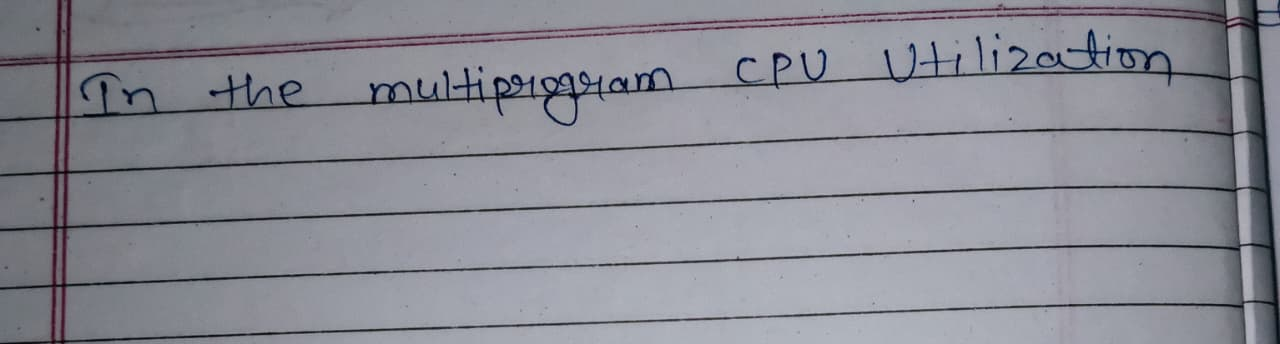
#> input picture line.jpg, 1280 x 344 px
$ python newline.py
#> lines starting #> are read from the running program, lines starting #| are printed output that depends on the picture; after the words box and inside, x2 and y2 are one past the last pixel; in counts of white or black regions, pixels touching at a corner belong together
import cv2
import numpy as np
import matplotlib.pyplot as plt

IMAGE_PATH = "line.jpg"

# ================= STEP 0: LOAD IMAGE =================
img = cv2.imread(IMAGE_PATH)
#> img is the input picture: shape (344, 1280, 3); mean B, G, R 148.7, 139.8, 138.8
if img is None:
    raise FileNotFoundError("Image not loaded")

img_rgb = cv2.cvtColor(img, cv2.COLOR_BGR2RGB)

# ================= STEP 1: DESKEW (ROBUST) =================
gray = cv2.cvtColor(img, cv2.COLOR_BGR2GRAY)

# Inverted binary (text = white)
_, bw = cv2.threshold(
    gray, 0, 255,
    cv2.THRESH_BINARY_INV + cv2.THRESH_OTSU
)
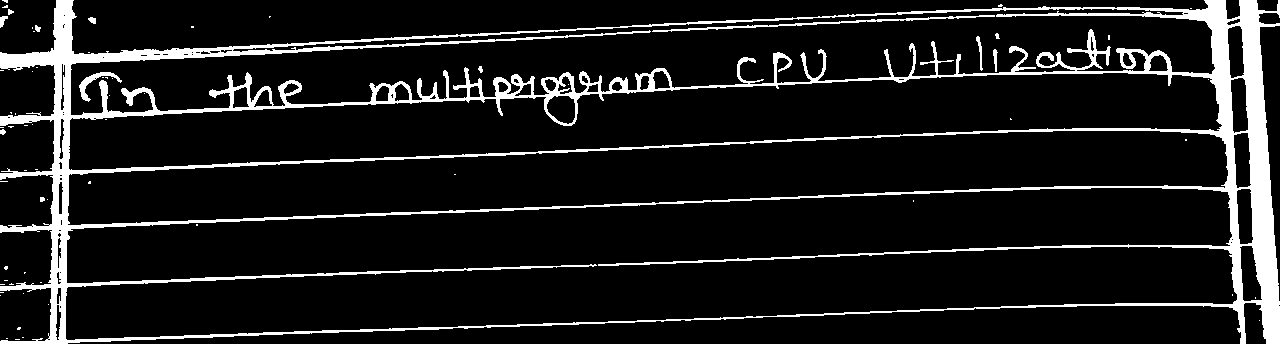
#> bw: shape (344, 1280); 10.8% white; 67 white regions (54 under 20 px), largest, box (x1, y1, x2, y2) and area: (0, 0, 1280, 344) 46114, (652, 15, 995, 32) 719, (79, 72, 122, 102) 300

# Morphology to strengthen text (accuracy boost)
kernel = cv2.getStructuringElement(cv2.MORPH_RECT, (3, 3))
bw = cv2.morphologyEx(bw, cv2.MORPH_CLOSE, kernel, iterations=1)
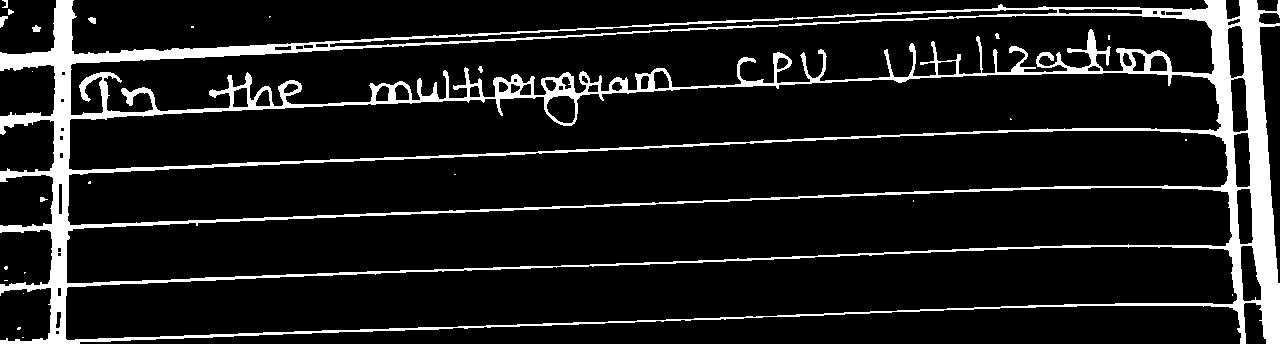
#> bw: shape (344, 1280); 11.2% white; 25 white regions (16 under 20 px), largest, box (x1, y1, x2, y2) and area: (0, 0, 1280, 344) 48829, (0, 16, 8, 28) 55, (32, 25, 41, 32) 44

# Compute skew angle
coords = np.column_stack(np.where(bw > 0))
#> coords = 49163 pairs, first value 0 to 343, second value 0 to 1279
angle = cv2.minAreaRect(coords)[-1]
#> angle = -90

if angle < -45:
    angle = -(90 + angle)
#> angle = 0
else:
    angle = -angle

(h, w) = gray.shape
#> h = 344; w = 1280
center = (w // 2, h // 2)
#> center = (640, 172)

M = cv2.getRotationMatrix2D(center, angle, 1.0)
#> M = [[1, 0, 0], [0, 1, 0]]
deskewed = cv2.warpAffine(
    img, M, (w, h),
    flags=cv2.INTER_CUBIC,
    borderMode=cv2.BORDER_REPLICATE
)

deskewed_rgb = cv2.cvtColor(deskewed, cv2.COLOR_BGR2RGB)

# ================= STEP 2: GRAYSCALE + CLEAN B/W =================
gray_d = cv2.cvtColor(deskewed, cv2.COLOR_BGR2GRAY)

bw_d = cv2.adaptiveThreshold(
    gray_d, 255,
    cv2.ADAPTIVE_THRESH_GAUSSIAN_C,
    cv2.THRESH_BINARY_INV,
    31, 15
)
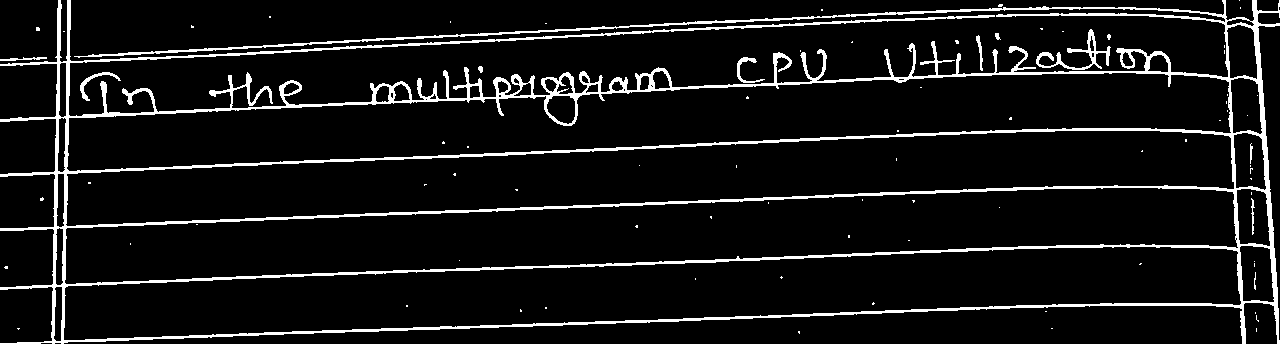
#> bw_d: shape (344, 1280); 8% white; 83 white regions (72 under 20 px), largest, box (x1, y1, x2, y2) and area: (0, 0, 1280, 344) 33546, (1036, 29, 1111, 70) 621, (80, 72, 121, 101) 205

# Strong morphology for clean text blocks
kernel = cv2.getStructuringElement(cv2.MORPH_RECT, (5, 5))
bw_d = cv2.morphologyEx(bw_d, cv2.MORPH_CLOSE, kernel, iterations=2)
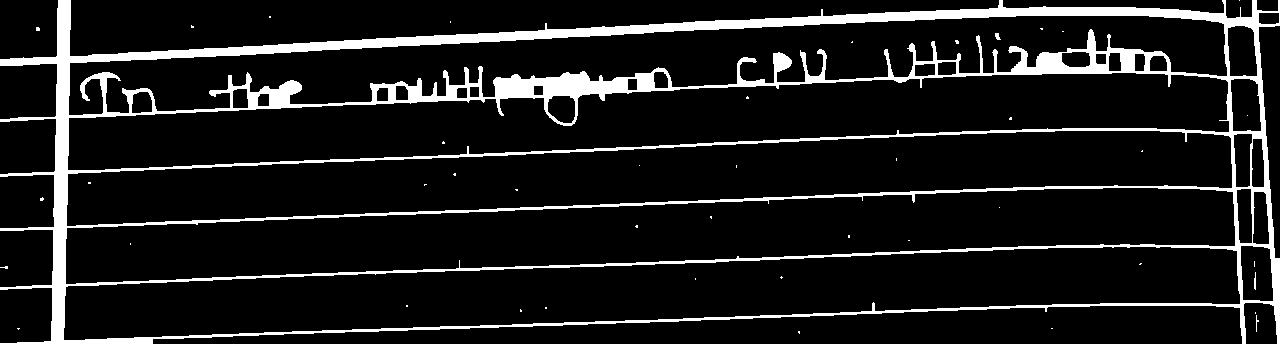
#> bw_d: shape (344, 1280); 10.8% white; 44 white regions (40 under 20 px), largest, box (x1, y1, x2, y2) and area: (0, 0, 1280, 344) 47261, (1254, 272, 1256, 290) 29, (995, 33, 1001, 40) 28, (1256, 315, 1259, 332) 21

# ================= STEP 3: CONTENT-BASED CROP (NO GUESS) =================
row_sum = np.sum(bw_d, axis=1)
#> row_sum = 344 values, max 106590 at index 15, min 5610 at index 126, mean 35238.9
col_sum = np.sum(bw_d, axis=0)
#> col_sum = 1280 values, max 87720 at index 58, min 4845 at index 8, mean 9470.5

rows = np.where(row_sum > 0)[0]
#> rows = 344 values from 0 to 343
cols = np.where(col_sum > 0)[0]
#> cols = 1280 values from 0 to 1279

if len(rows) == 0 or len(cols) == 0:
    raise ValueError("No text detected for cropping")

y1, y2 = rows[0], rows[-1]
#> y1 = 0; y2 = 343
x1, x2 = cols[0], cols[-1]
#> x1 = 0; x2 = 1279

final_crop = deskewed_rgb[y1:y2, x1:x2]
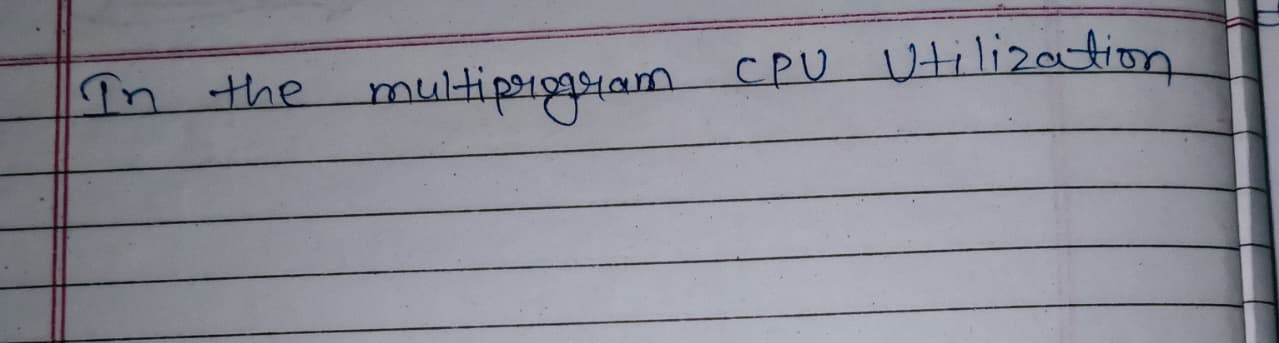
#> final_crop: shape (343, 1279, 3); mean R, G, B 138.8, 139.7, 148.7

# ================= FINAL OUTPUT =================
print("Skew angle corrected:", round(angle, 2))
#| Skew angle corrected: -0.0
print("Original shape:", img_rgb.shape)
#| Original shape: (344, 1280, 3)
print("Final cropped shape:", final_crop.shape)
#| Final cropped shape: (343, 1279, 3)

plt.figure(figsize=(8, 3))
plt.imshow(final_crop)
plt.title("FINAL OUTPUT: Deskewed + B/W + Text Cropped")
plt.axis("off")

$ run again, with notes.jpg copied over line.jpg
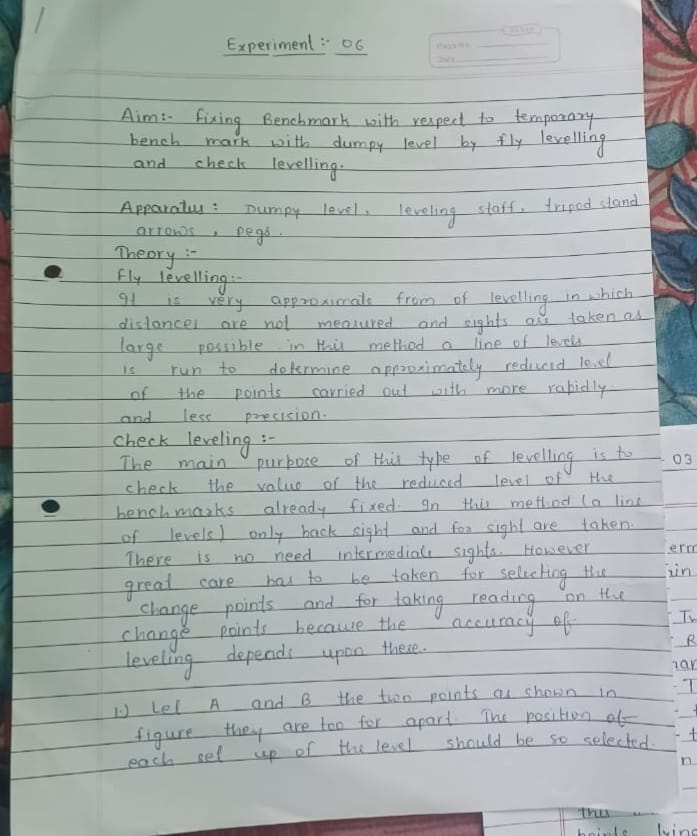
#> input picture notes.jpg, 697 x 836 px
#> img is the input picture: shape (836, 697, 3); mean B, G, R 174, 175.5, 168.7
#> `bw = cv2.morphologyEx(bw, cv2.MORPH_CLOSE, kernel, iterations=1)`:
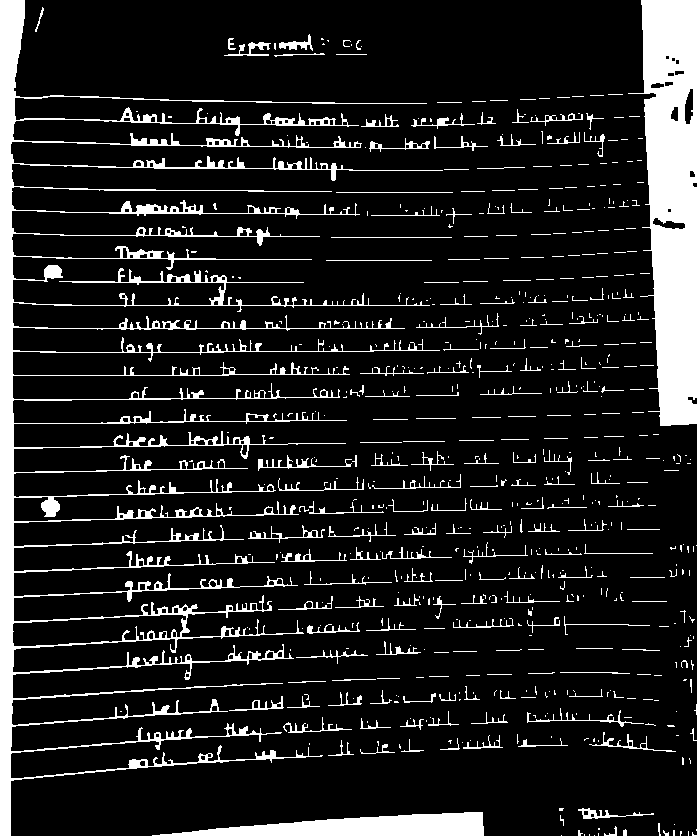
#> bw: shape (836, 697); 13% white; 617 white regions (427 under 20 px), largest, box (x1, y1, x2, y2) and area: (0, 0, 443, 836) 36059, (628, 0, 697, 426) 19303, (152, 812, 484, 836) 4815
#> coords = 75748 pairs, first value 0 to 835, second value 0 to 696
#> `angle = cv2.minAreaRect(coords)[-1]`: angle = -90
#> `angle = -(90 + angle)`: angle = 0
#> M = [[1, 0, 0], [0, 1, 0]]
#> `bw_d = cv2.morphologyEx(bw_d, cv2.MORPH_CLOSE, kernel, iterations=2)`:
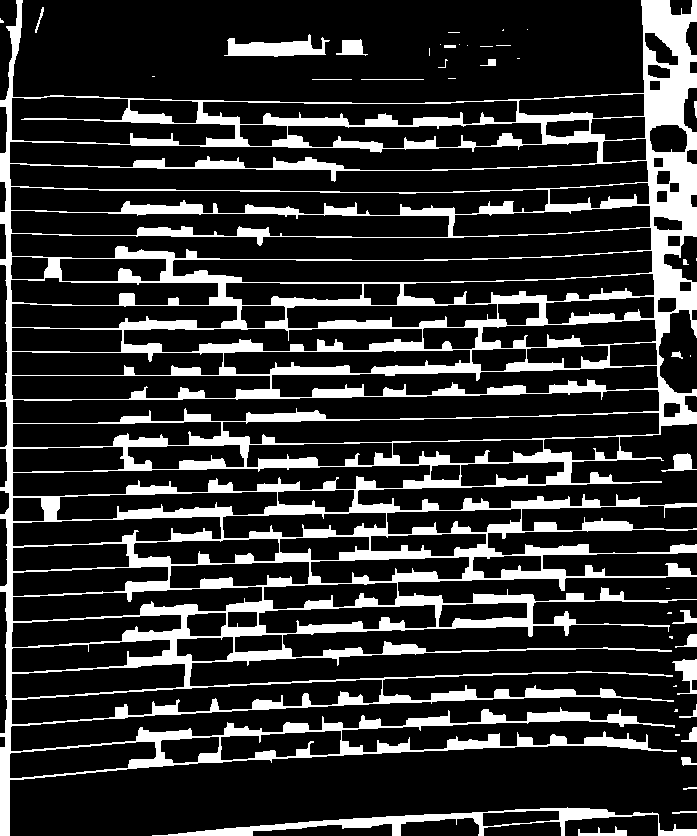
#> bw_d: shape (836, 697); 19.2% white; 44 white regions (22 under 20 px), largest, box (x1, y1, x2, y2) and area: (0, 0, 697, 836) 104441, (152, 807, 697, 836) 3626, (224, 34, 330, 57) 1304
#> row_sum = 836 values, max 119340 at index 119, min 2550 at index 426, mean 34113.6
#> col_sum = 697 values, max 198645 at index 9, min 10710 at index 72, mean 40916.7
#> rows = 836 values from 0 to 835
#> cols = 697 values from 0 to 696
#> y1 = 0; y2 = 835
#> x1 = 0; x2 = 696
#| Skew angle corrected: -0.0
#| Original shape: (836, 697, 3)
#| Final cropped shape: (835, 696, 3)

$ run again, with os.jpg copied over line.jpg
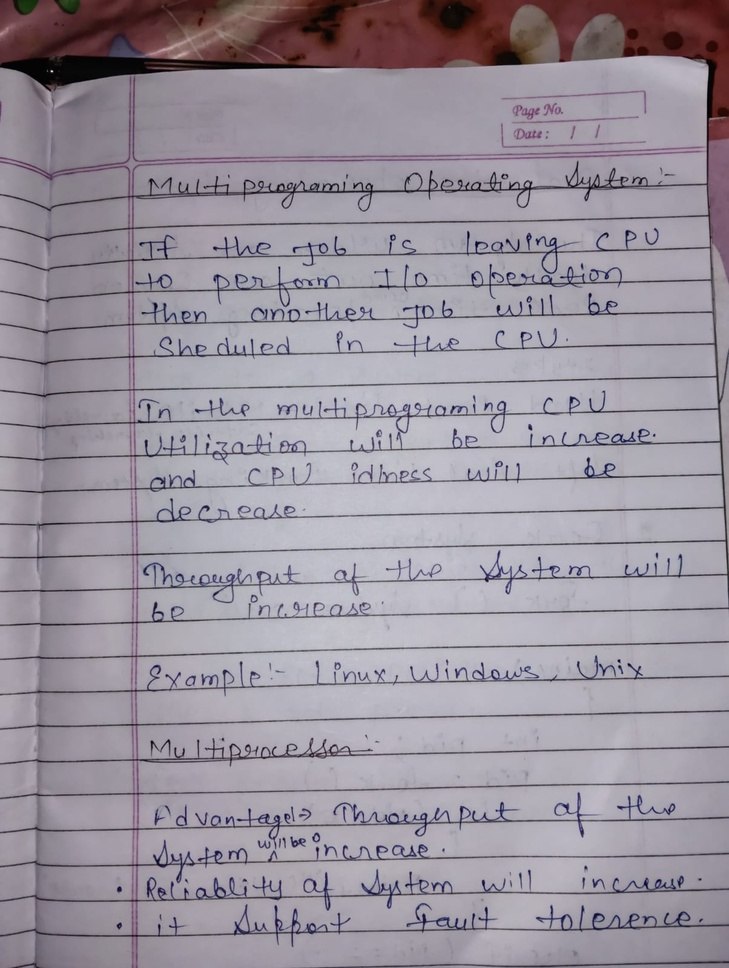
#> input picture os.jpg, 729 x 968 px, shrunk from 1204 x 1600 before the run
#> img is the input picture: shape (968, 729, 3); mean B, G, R 157.5, 147, 154.1
#> `bw = cv2.morphologyEx(bw, cv2.MORPH_CLOSE, kernel, iterations=1)`:
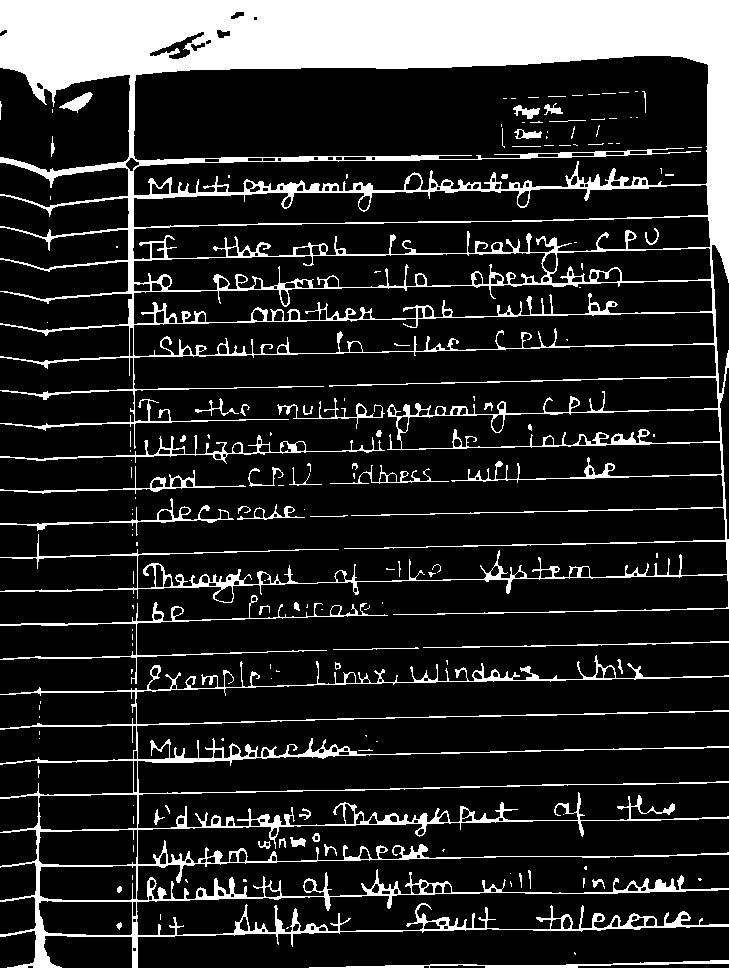
#> bw: shape (968, 729); 16.3% white; 160 white regions (106 under 20 px), largest, box (x1, y1, x2, y2) and area: (0, 0, 729, 615) 84189, (0, 655, 729, 968) 20970, (0, 595, 388, 684) 1618
#> coords = 115108 pairs, first value 0 to 967, second value 0 to 728
#> `angle = cv2.minAreaRect(coords)[-1]`: angle = -90
#> `angle = -(90 + angle)`: angle = 0
#> M = [[1, 0, 0], [0, 1, 0]]
#> row_sum = 968 values, max 121890 at index 185, min 1530 at index 15, mean 32666.9
#> col_sum = 729 values, max 234600 at index 133, min 15045 at index 4, mean 43376.6
#> rows = 968 values from 0 to 967
#> cols = 729 values from 0 to 728
#> y1 = 0; y2 = 967
#> x1 = 0; x2 = 728
#> `final_crop = deskewed_rgb[y1:y2, x1:x2]`:
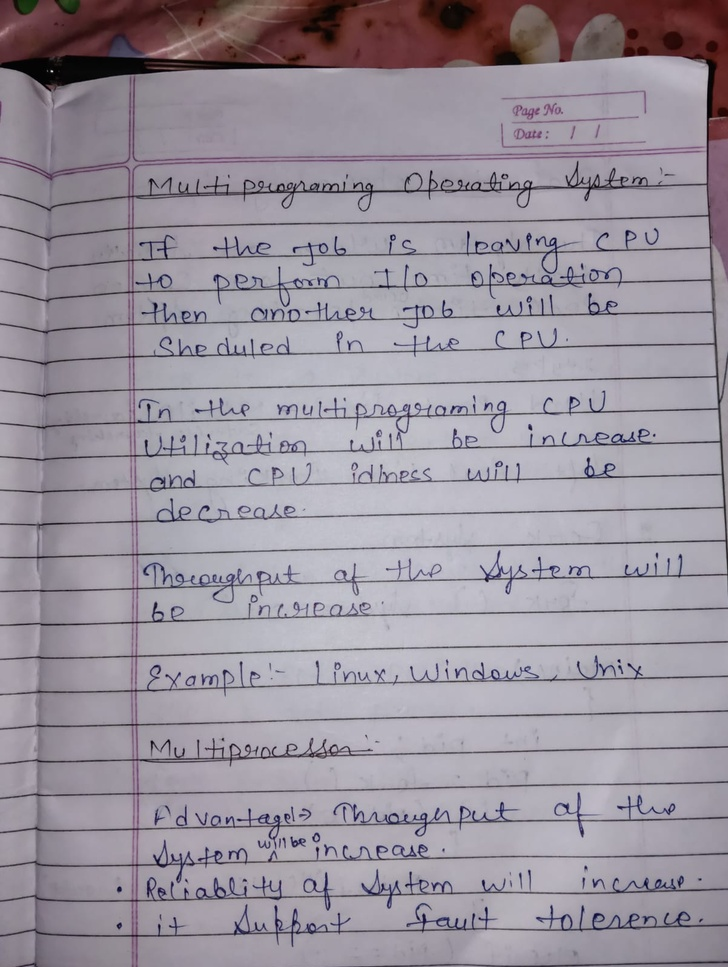
#> final_crop: shape (967, 728, 3); mean R, G, B 154.1, 147.1, 157.6
#| Skew angle corrected: -0.0
#| Original shape: (968, 729, 3)
#| Final cropped shape: (967, 728, 3)
